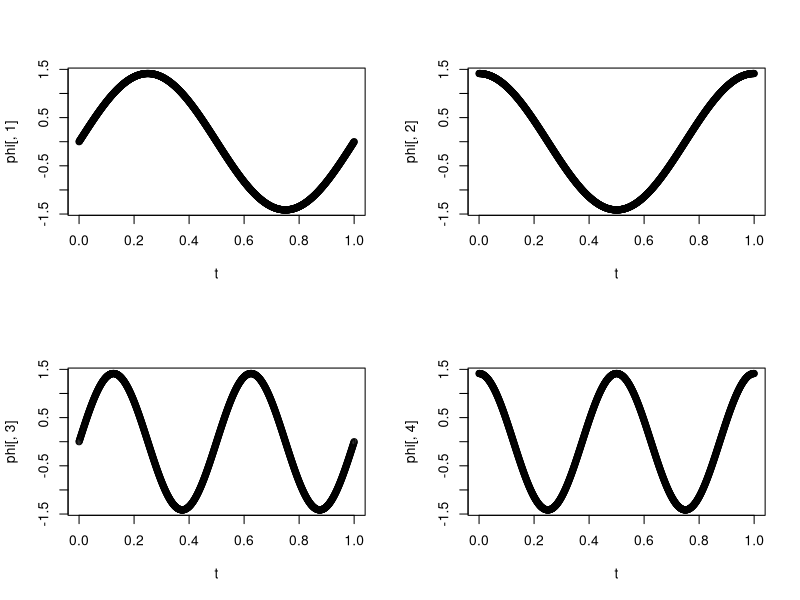

Here is the R script that generated this plot: (Note: this script raises an error after producing the figure.)

# This sciprt generateds 500 data sets for the simulation study

set.seed(1114)

library(mvtnorm)

N_train <- 500 # training sample size
N_test <- 100 # testing sample size
N <- N_train+N_test

J <- 1000 # number of observation points
t = seq(0,1,len=J) # observation grid 

# fixed effect: mean function
f_0 <- function(s){return(0)}

# random effects
K <- 4 # number of eigenfunctions

phi <- sqrt(2)*cbind(sin(2*pi*t),cos(2*pi*t),
                     sin(4*pi*t),cos(4*pi*t)) # orthogonal random functions

lambda = 0.5^(0:(K-1)) # eigenvalues/variance of scores

sind = seq(0,1,len=J) # observations points

# visualize eigenfunctions
par(mfrow=c(2, 2))
plot(t, phi[,1])
plot(t, phi[,2])
plot(t, phi[,3])
plot(t, phi[,4])



#### generated data ####

sim_data <- list() # container
M <- 500 # number of datasets to generate

for(m in 1:M){
  
  # generate score
  xi <- rmvnorm(N, mean = rep(0, K), sigma = diag(lambda))
  bi <- xi %*% t(phi) # random effect functions

  # latent gaussian function
  eta_i <- f_0(t)+bi
  
  this_df <- data.frame(id = factor(rep(1:N, each=J)),
                        t = rep(t, N), 
                        eta_i = as.vector(t(eta_i)),
                        sind = rep(1:J, N))
  
  this_df$Y <- rbinom(N*J, size=1, prob=plogis(this_df$eta_i))
  
  sim_data[[m]] <- this_df

}

# save
save(sim_data, file = here("Data/sim_data.RData"))

# visualization

rand_id <- sample(N, size = 4)

sim_data[[357]] %>% filter(id %in% rand_id) %>% 
  ggplot()+
  geom_point(aes(x=t, y=Y))+
  geom_line(aes(x=t, y=plogis(eta_i)), col = "red")+
  #geom_line(aes(x=sind_inx, y=eta_i), col = "blue")+
  facet_wrap(~id)

 
